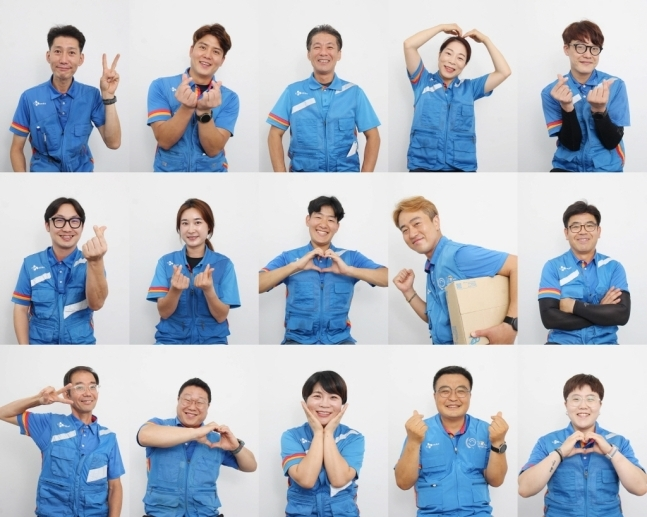
#> input picture PPserver/public/pymodule/image/testface.jpg, 647 x 517 px, found by its file name
$ python imgmosaic.py
#> lines starting #> are read from the running program, lines starting #| are printed output that depends on the picture; after the words box and inside, x2 and y2 are one past the last pixel; in counts of white or black regions, pixels touching at a corner belong together
import cv2

face_cascade = cv2.CascadeClassifier('C:/Users/User/Desktop/ethe/PPserver/pymodule/data/haarcascade_frontalface_default.xml')

src = cv2.imread('C:/Users/User/Desktop/ethe/PPserver/pymodule/image/testface.jpg')
#> src is the input picture: shape (517, 647, 3); mean B, G, R 198.4, 187, 178.6
src_gray = cv2.cvtColor(src, cv2.COLOR_BGR2GRAY)
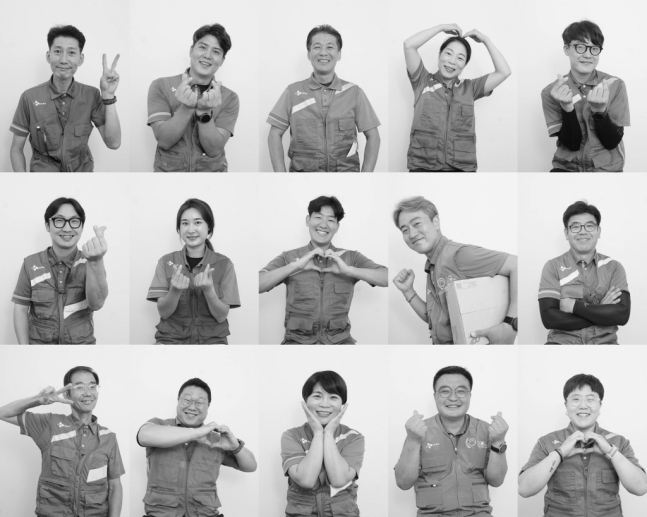
#> src_gray: shape (517, 647); min 9, max 246, mean 185.7

faces = face_cascade.detectMultiScale(src_gray)
#> faces = 15 rows, first 6: [175, 209, 35, 35], [563, 211, 39, 39], [564, 383, 40, 40], [305, 33, 37, 37], [564, 34, 36, 36], [191, 35, 36, 36]

ratio = 0.1

for x, y, w, h in faces:
    small = cv2.resize(src[y: y + h, x: x + w], None, fx=ratio, fy=ratio, interpolation=cv2.INTER_NEAREST)
    src[y: y + h, x: x + w] = cv2.resize(small, (w, h), interpolation=cv2.INTER_NEAREST)
#> this loop made 15 passes
#> (x, y, w, h) on passes 1 to 12: (175, 209, 35, 35), (563, 211, 39, 39), (564, 383, 40, 40), (305, 33, 37, 37), (564, 34, 36, 36), (191, 35, 36, 36), (44, 36, 41, 41), (437, 43, 34, 34), (45, 205, 41, 41), (176, 388, 34, 34), (68, 372, 35, 35), (431, 373, 45, 45)
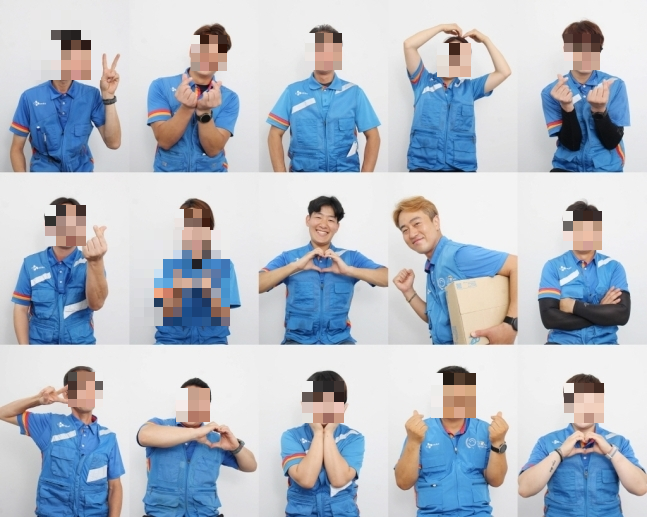
#> src: shape (517, 647, 3); 8.88% of pixels changed, all inside (x1, y1, x2, y2) = (31, 10, 604, 423)

cv2.imwrite('C:/Users/User/Desktop/ethe/PPserver/pymodule/image/testface_mosaic1.jpg', src)
